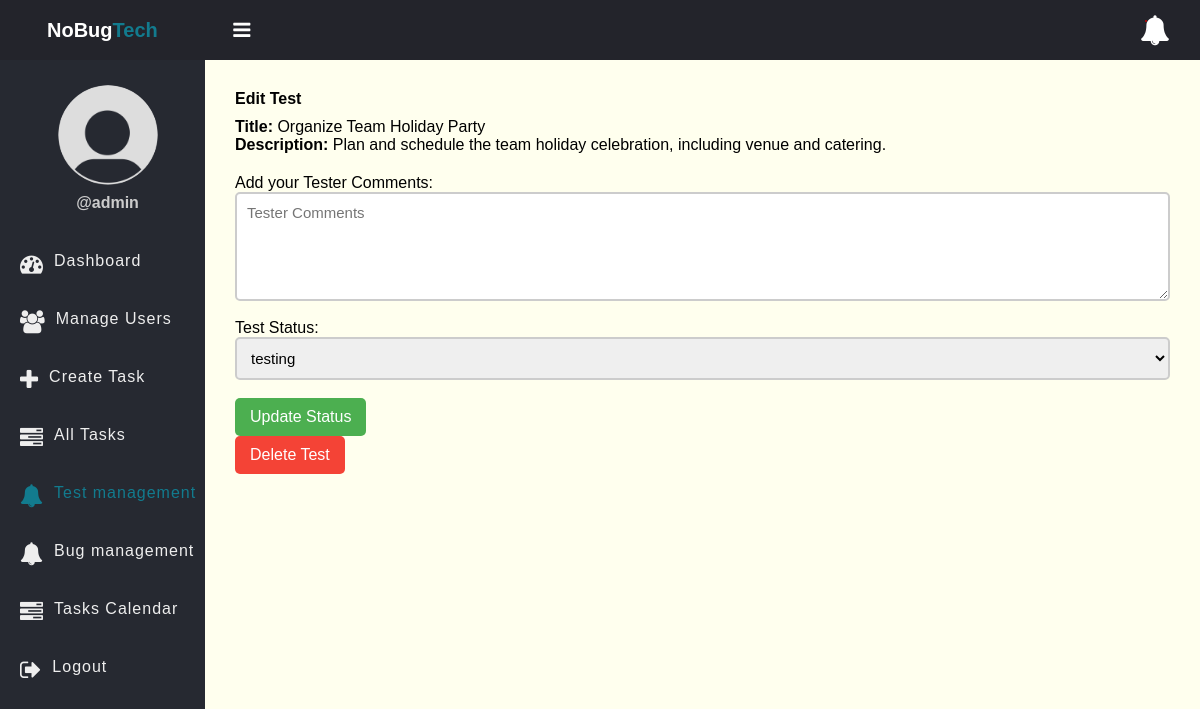
Page /edit-test.php?id=3 (signed in) on the earlier database version.
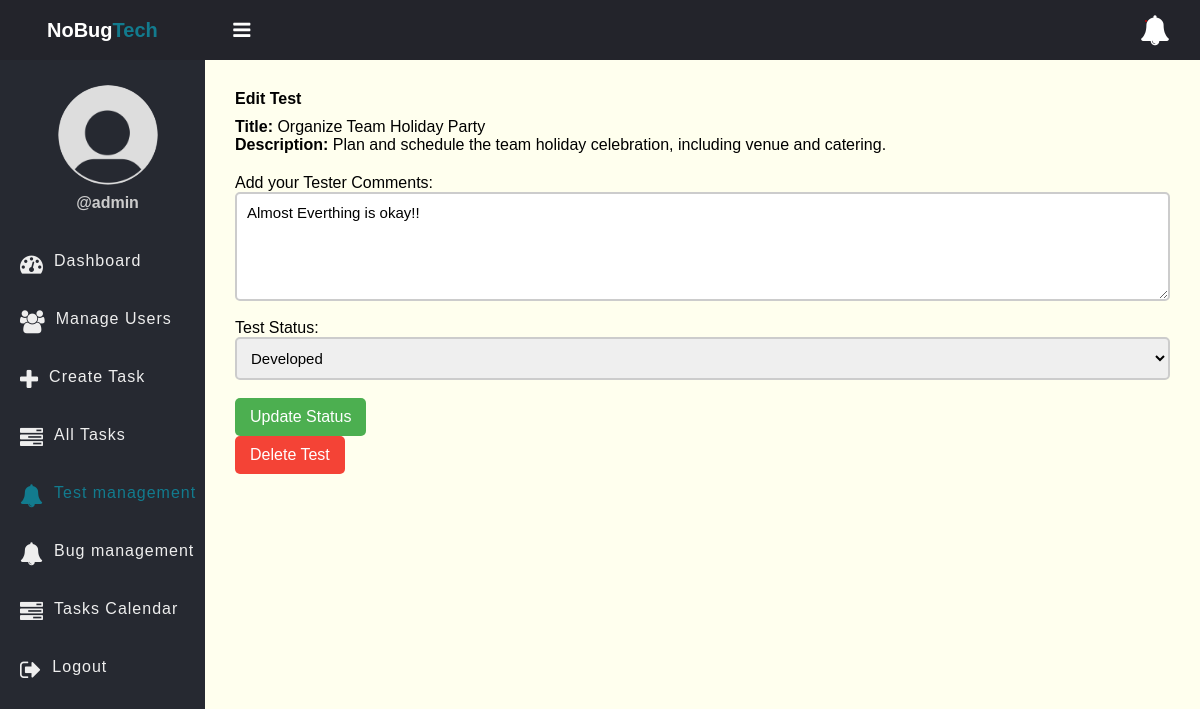
Same page on the later database version.
### tables this page shows
CREATE TABLE `ready_for_testing` (
  `id` int(11) NOT NULL,
  `task_id` int(11) DEFAULT NULL,
  `test_status` enum('Developed','testing','Bug','Passed') NOT NULL,
  `DeveloperComments` text NOT NULL,
  `TesterComments` text NOT NULL,
  `created_at` timestamp NOT NULL DEFAULT current_timestamp(),
  `status` int(11) NOT NULL DEFAULT 1
);

CREATE TABLE `tasks` (
  `id` int(11) NOT NULL,
  `ProjectID` int(11) NOT NULL,
  `title` varchar(100) NOT NULL,
  `description` text DEFAULT NULL,
  `assigned_to` int(11) DEFAULT NULL,
  `due_date` date DEFAULT NULL,
  `status` enum('Pending','Bugs Founded','In Progress','Completed') DEFAULT NULL,
  `created_at` timestamp NOT NULL DEFAULT current_timestamp(),
  `Priority` int(11) NOT NULL
);

### app/Model/Task.php (called while the page is built, shortened)
<?php
function get_ready_for_testing_by_id($conn, $id)
{
	$sql = "SELECT ready_for_testing.*,tasks.title,tasks.description FROM ready_for_testing
	INNER JOIN tasks ON tasks.id=ready_for_testing.task_id WHERE ready_for_testing.id = :id";
	$stmt = $conn->prepare($sql);
	$stmt->bindParam(':id', $id);
	$stmt->execute();
	return $stmt->fetch(PDO::FETCH_ASSOC);
}

### edit-test.php (the view, shortened to what this page needs)
<?php
if (isset($_SESSION['role']) && isset($_SESSION['id'])) {
    include "DB_connection.php";
    include "app/Model/Task.php";
    include "app/Model/User.php";
    $test_id = $_GET['id'];
    $test = get_ready_for_testing_by_id($conn, $test_id);
?>
    <!DOCTYPE html>
    <html>
    <head>
        <link rel="stylesheet" href="https://stackpath.bootstrapcdn.com/font-awesome/4.7.0/css/font-awesome.min.css">
        <link rel="stylesheet" href="css/style.css?v=<?php echo time();?>">
    </head>
    <body>
        <?php include "inc/header.php" ?>
        <div class="body">
            <?php include "inc/nav.php" ?>
            <section class="section-1">
                <h4 class="title">Edit Test</h4>
                <form method="POST" action="">
                    <div class="input-holder">
                        <p><b>Title: </b><?= $test['title'] ?></p>
                    </div>
                    <div class="input-holder">
                        <p><b>Description: </b><?= $test['description'] ?></p>
                    </div>
                    <div class="input-holder" style='margin-top:20px;'>
                    <label for="test_status" >Add your Tester Comments:</label>
                    <textarea name="TestComment" id="" class="input-1" rows='5'placeholder='Tester Comments'><?=$test['TesterComments'];?></textarea>
                    <br>
                        <label for="test_status">Test Status:</label>
                        <select name="test_status" class="input-1">
                            <option <?php if ($test['test_status'] == "Developed") echo "selected"; ?>>Developed</option>
                            <option <?php if ($test['test_status'] == "testing") echo "selected"; ?>>testing</option>
                        </select><br>
                    </div>
                    <button type="submit" class="edit-btn">Update Status</button>
                </form>
                <a href="edit-test.php?id=<?= $test['id'] ?>&delete=true" class="delete-btn" onclick="return confirm('Are you sure you want to delete this test?');">Delete Test</a>
            </section>
        </div>
    </body>
    </html>
<?php
} else {
    $em = "First login";
    header("Location: login.php?error=$em");
    exit();
}
?>

Differences in the rows shown:
changed ready_for_testing "Organize Team Holiday Party": TestComment (not shown) → "Almost Everthing is okay!!"; test_status "testing" → "Developed"
